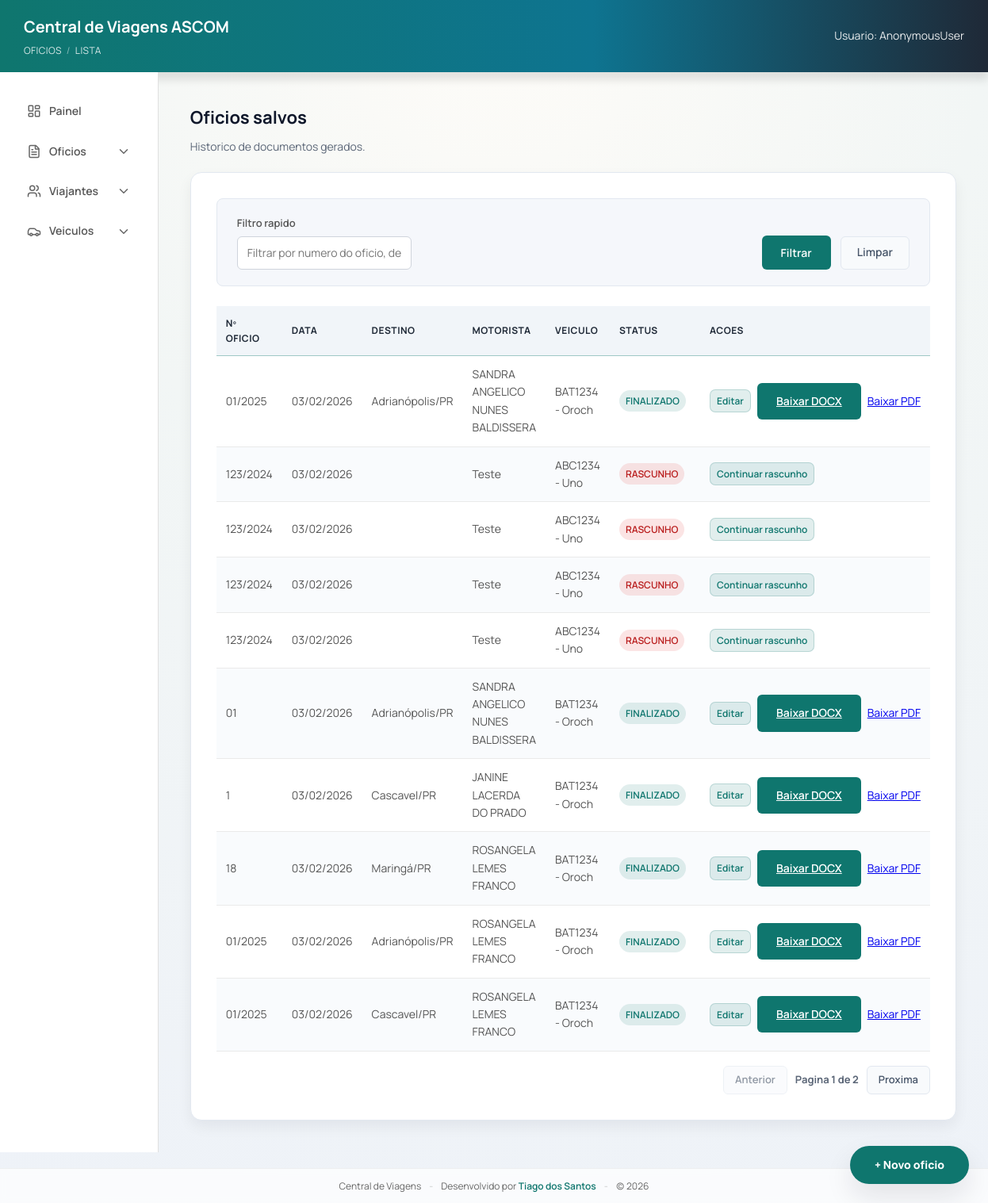
The app's page /oficios/ with its own data.
### viagens/models.py (models this page shows, shortened)
class Oficio(models.Model):
    class Status(models.TextChoices):
        DRAFT = "DRAFT", "Rascunho"
        FINAL = "FINAL", "Finalizado"
    oficio = models.CharField(max_length=50, blank=True, default="")
    protocolo = models.CharField(max_length=80, blank=True, default="")
    destino = models.CharField(max_length=200, blank=True, default="")
    status = models.CharField(
        max_length=20,
        choices=Status.choices,
        default=Status.DRAFT,
        db_index=True,
    )
    assunto = models.CharField(max_length=200, blank=True)
    tipo_destino = models.CharField(
        max_length=20,
        blank=True,
        choices=[
            ("INTERIOR", "Interior"),
            ("CAPITAL", "Capital"),
            ("BRASILIA", "Brasilia"),
        ],
    )
    estado_sede = models.ForeignKey(
        Estado,
        on_delete=models.SET_NULL,
        null=True,
        blank=True,
        related_name="oficios_sede",
    )
    cidade_sede = models.ForeignKey(
        Cidade,
        on_delete=models.SET_NULL,
        null=True,
        blank=True,
        related_name="oficios_sede",
    )
    estado_destino = models.ForeignKey(
        Estado,
        on_delete=models.SET_NULL,
        null=True,
        blank=True,
        related_name="oficios_destino",
    )
    cidade_destino = models.ForeignKey(
        Cidade,
        on_delete=models.SET_NULL,
        null=True,
        blank=True,
        related_name="oficios_destino",
    )
    roteiro_ida_saida_local = models.CharField(max_length=200, blank=True)
    roteiro_ida_saida_datahora = models.CharField(max_length=200, blank=True)
    roteiro_ida_chegada_local = models.CharField(max_length=200, blank=True)
    roteiro_ida_chegada_datahora = models.CharField(max_length=200, blank=True)
    roteiro_volta_saida_local = models.CharField(max_length=200, blank=True)
    roteiro_volta_saida_datahora = models.CharField(max_length=200, blank=True)
    roteiro_volta_chegada_local = models.CharField(max_length=200, blank=True)
    roteiro_volta_chegada_datahora = models.CharField(max_length=200, blank=True)
    retorno_saida_cidade = models.CharField(max_length=120, blank=True)
    retorno_saida_data = models.DateField(null=True, blank=True)
    retorno_saida_hora = models.TimeField(null=True, blank=True)
    retorno_chegada_cidade = models.CharField(max_length=120, blank=True)
    retorno_chegada_data = models.DateField(null=True, blank=True)
    retorno_chegada_hora = models.TimeField(null=True, blank=True)
    quantidade_diarias = models.CharField(max_length=120, blank=True)
    valor_diarias = models.CharField(max_length=120, blank=True)
    valor_diarias_extenso = models.CharField(max_length=200, blank=True)
    tipo_viatura = models.CharField(
        max_length=20,
        blank=True,
        choices=[("CARACTERIZADA", "Caracterizada"), ("DESCARACTERIZADA", "Descaracterizada")],
    )
    tipo_custeio = models.CharField(
        max_length=30,
        blank=True,
        choices=[
            ("UNIDADE", "Unidade"),
            ("OUTRA_INSTITUICAO", "Outra instituicao"),
            ("SEM_ONUS", "Sem onus"),
        ],
    )
    google_doc_id = models.CharField(max_length=200, blank=True)
    google_doc_url = models.URLField(blank=True)
    pdf_file_id = models.CharField(max_length=200, blank=True)
    pdf_url = models.URLField(blank=True)
    placa = models.CharField(max_length=10, blank=True)
    modelo = models.CharField(max_length=120, blank=True)
    combustivel = models.CharField(max_length=80, blank=True)
    motorista = models.CharField(max_length=120, blank=True)
    motorista_oficio = models.CharField(max_length=80, blank=True)
    motorista_protocolo = models.CharField(max_length=80, blank=True)
    motorista_carona = models.BooleanField(default=False)
    motorista_viajante = models.ForeignKey(
        Viajante,
        on_delete=models.SET_NULL,
        null=True,
        blank=True,
        related_name="oficios_motorista",
    )
    motivo = models.TextField(blank=True)
    veiculo = models.ForeignKey(
        Veiculo,
        on_delete=models.SET_NULL,
        null=True,
        blank=True,
        related_name="oficios",
    )
    viajantes = models.ManyToManyField(Viajante, related_name="oficios", blank=True)
    created_at = models.DateTimeField(auto_now_add=True)
    updated_at = models.DateTimeField(auto_now=True)

class Cidade(models.Model):
    nome = models.CharField(max_length=120)
    estado = models.ForeignKey(Estado, on_delete=models.CASCADE, related_name="cidades")

class Estado(models.Model):
    sigla = models.CharField(max_length=2, unique=True)
    nome = models.CharField(max_length=100)

class Viajante(models.Model):
    nome = models.CharField(max_length=200)
    rg = models.CharField(max_length=50)
    cpf = models.CharField(max_length=50)
    cargo = models.CharField(max_length=120)
    telefone = models.CharField(max_length=30, blank=True)

class Veiculo(models.Model):
    placa = models.CharField(max_length=10, unique=True)
    modelo = models.CharField(max_length=120)
    combustivel = models.CharField(max_length=80)

### viagens/views.py (the view, shortened to what this page needs)
# urls.py: path("oficios/", views.oficios_lista, name="oficios_lista"),
@require_http_methods(["GET"])
def oficios_lista(request):
    q = request.GET.get("q", "").strip()
    params = request.GET.copy()
    params.pop("page", None)
    querystring = params.urlencode()
    dev_safety = False
    try:
        oficios = Oficio.objects.select_related(
            "veiculo",
            "motorista_viajante",
            "cidade_destino",
            "estado_destino",
            "cidade_sede",
            "estado_sede",
        ).prefetch_related("viajantes")
        oficios = oficios.order_by("-created_at")
        paginator = Paginator(oficios, 10)
    except OperationalError:
        dev_safety = True
        paginator = Paginator(Oficio.objects.none(), 10)
    page_obj = paginator.get_page(request.GET.get("page"))
    return render(
        request,
        "viagens/oficios_list.html",
        {
            "oficios": page_obj,
            "page_obj": page_obj,
            "querystring": querystring,
            "q": q,
            "dev_safety": dev_safety,
        },
    )

### viagens/templates/viagens/oficios_list.html (shortened to what this page needs)
{% extends "viagens/base.html" %}
{% block breadcrumb %}
  Oficios <span class="breadcrumb-sep">/</span> Lista
{% endblock %}
{% block content %}
  <h2 class="page-title">Oficios salvos</h2>
  <p class="page-subtitle">Historico de documentos gerados.</p>
  <div class="list-card">
    <div class="filter-bar">
      <form method="get" class="filter-form">
        <div class="filter-left">
          <div class="filter-group">
            <label>Filtro rapido</label>
            <input type="text" name="q" value="{{ q }}" placeholder="Filtrar por numero do oficio, destino, solicitante, motorista, placa..." />
          </div>
        </div>
        <div class="filter-actions">
          <button type="submit" class="btn-primary" data-loading="false">
            <span class="btn-label">Filtrar</span>
          </button>
          <a href="{% url 'oficios_lista' %}" class="btn-clear">Limpar</a>
        </div>
      </form>
    </div>
    {% if oficios %}
      <table class="table">
        <thead>
          <tr>
            <th>Nº Oficio</th>
            <th>Data</th>
            <th>Destino</th>
            <th>Motorista</th>
            <th>Veiculo</th>
            <th>Status</th>
            <th>Acoes</th>
          </tr>
        </thead>
        <tbody>
          {% for oficio in oficios %}
            <tr>
              <td>{{ oficio.oficio }}</td>
              <td>{{ oficio.created_at|date:"d/m/Y" }}</td>
              <td>
                {% if oficio.cidade_destino %}
                  {{ oficio.cidade_destino.nome }}/{{ oficio.cidade_destino.estado.sigla }}
                {% else %}
                  {{ oficio.destino }}
                {% endif %}
              </td>
              <td>
                {% if oficio.motorista_viajante %}
                  {{ oficio.motorista_viajante.nome }}
                {% else %}
                  {{ oficio.motorista|default:"-" }}
                {% endif %}
              </td>
              <td>
                {% if oficio.veiculo %}
                  {{ oficio.veiculo.placa }} - {{ oficio.veiculo.modelo }}
                {% else %}
                  {{ oficio.placa|default:"-" }}{% if oficio.modelo %} - {{ oficio.modelo }}{% endif %}
                {% endif %}
              </td>
              <td>
                {% if oficio.status == "DRAFT" %}
                  <span class="badge badge--danger">RASCUNHO</span>
                {% else %}
                  <span class="badge">FINALIZADO</span>
                {% endif %}
              </td>
              <td>
                <div class="table-actions">
                  {% if oficio.status == "DRAFT" %}
                    <a href="{% url 'oficio_draft_resume' oficio.id %}" class="btn-edit">Continuar rascunho</a>
                  {% else %}
                    <a href="{% url 'oficio_edit_step1' oficio.id %}" class="btn-edit">Editar</a>
                    <a class="btn btn-primary" href="{% url 'oficio_download_docx' oficio.id %}">Baixar DOCX</a>
                    <a class="btn btn-secondary" href="{% url 'oficio_download_pdf' oficio.id %}">
                      Baixar PDF
                    </a>
                  {% endif %}
                </div>
              </td>
            </tr>
          {% endfor %}
        </tbody>
      </table>
      {% if page_obj.paginator.num_pages > 1 %}
        <div class="pagination">
          {% if page_obj.has_previous %}
            <a class="btn-clear btn-small" href="?{% if querystring %}{{ querystring }}&{% endif %}page={{ page_obj.previous_page_number }}">Anterior</a>
          {% else %}
            <span class="btn-clear btn-small is-disabled">Anterior</span>
          {% endif %}
          <span class="pagination-info">Pagina {{ page_obj.number }} de {{ page_obj.paginator.num_pages }}</span>
          {% if page_obj.has_next %}
            <a class="btn-clear btn-small" href="?{% if querystring %}{{ querystring }}&{% endif %}page={{ page_obj.next_page_number }}">Proxima</a>
          {% else %}
            <span class="btn-clear btn-small is-disabled">Proxima</span>
          {% endif %}
        </div>
      {% endif %}
    {% endif %}
  </div>
  <div class="fab-stack" aria-label="Atalhos">
    <a class="fab" href="{% url 'formulario' %}">+ Novo oficio</a>
  </div>
{% endblock %}

### records on screen
Oficio: oficio "01/2025", created_at "03/02/2026", cidade_destino.nome "Adrianópolis", cidade_destino.estado.sigla "PR", motorista_viajante.nome "SANDRA ANGELICO NUNES BALDISSERA", veiculo.placa "BAT1234", veiculo.modelo "Oroch", status "FINALIZADO"
Oficio: oficio "123/2024", created_at "03/02/2026", motorista_viajante.nome "Teste", placa "ABC1234", modelo "Uno", status "RASCUNHO"
Oficio: oficio "123/2024", created_at "03/02/2026", motorista_viajante.nome "Teste", placa "ABC1234", modelo "Uno", status "RASCUNHO"
Oficio: oficio "123/2024", created_at "03/02/2026", motorista_viajante.nome "Teste", placa "ABC1234", modelo "Uno", status "RASCUNHO"
Oficio: oficio "123/2024", created_at "03/02/2026", motorista_viajante.nome "Teste", placa "ABC1234", modelo "Uno", status "RASCUNHO"
Oficio: oficio "01", created_at "03/02/2026", cidade_destino.nome "Adrianópolis", cidade_destino.estado.sigla "PR", motorista_viajante.nome "SANDRA ANGELICO NUNES BALDISSERA", veiculo.placa "BAT1234", veiculo.modelo "Oroch", status "FINALIZADO"
Oficio: oficio "1", created_at "03/02/2026", cidade_destino.nome "Cascavel", cidade_destino.estado.sigla "PR", motorista_viajante.nome "JANINE LACERDA DO PRADO", veiculo.placa "BAT1234", veiculo.modelo "Oroch", status "FINALIZADO"
Oficio: oficio "18", created_at "03/02/2026", cidade_destino.nome "Maringá", cidade_destino.estado.sigla "PR", motorista_viajante.nome "ROSANGELA LEMES FRANCO", veiculo.placa "BAT1234", veiculo.modelo "Oroch", status "FINALIZADO"
Oficio: oficio "01/2025", created_at "03/02/2026", cidade_destino.nome "Adrianópolis", cidade_destino.estado.sigla "PR", motorista_viajante.nome "ROSANGELA LEMES FRANCO", veiculo.placa "BAT1234", veiculo.modelo "Oroch", status "FINALIZADO"
Oficio: oficio "01/2025", created_at "03/02/2026", cidade_destino.nome "Cascavel", cidade_destino.estado.sigla "PR", motorista_viajante.nome "ROSANGELA LEMES FRANCO", veiculo.placa "BAT1234", veiculo.modelo "Oroch", status "FINALIZADO"

### other values on screen
{{ request.user }} "AnonymousUser"
{{ page_obj.number }} "1"
{{ page_obj.paginator.num_pages }} "2"
